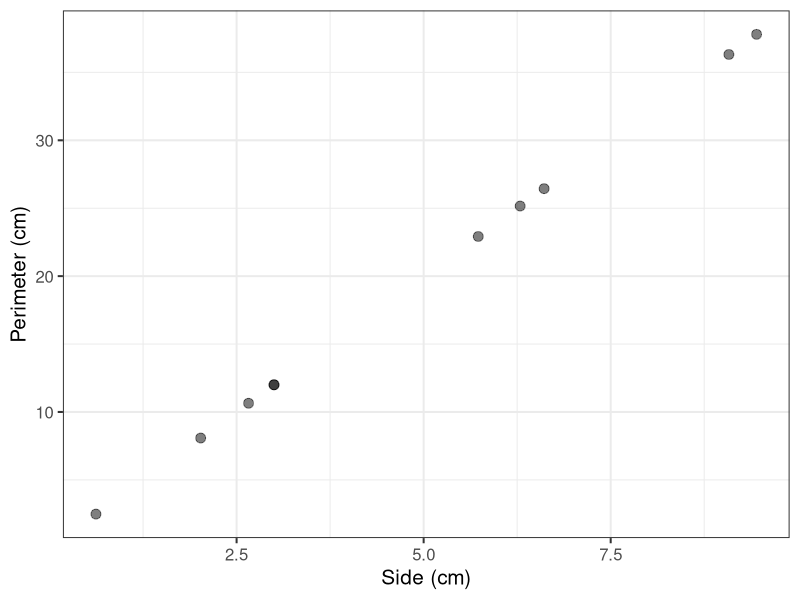
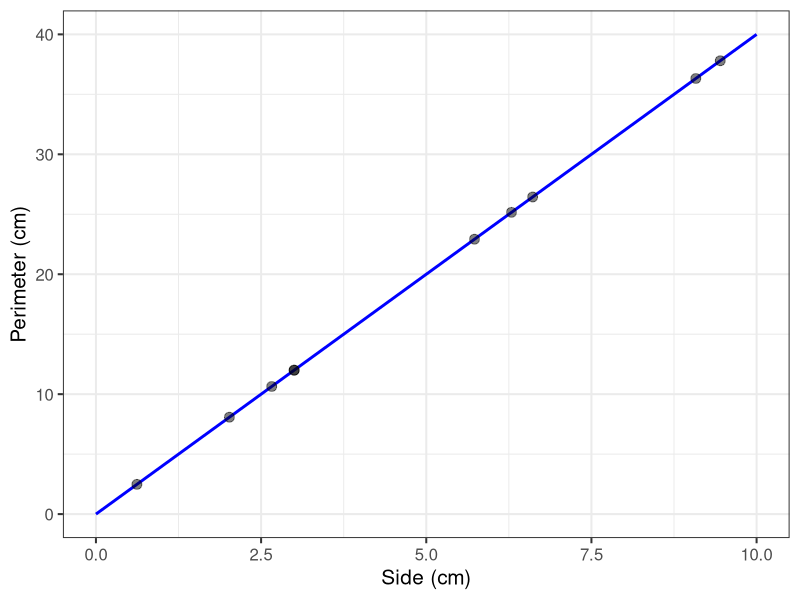
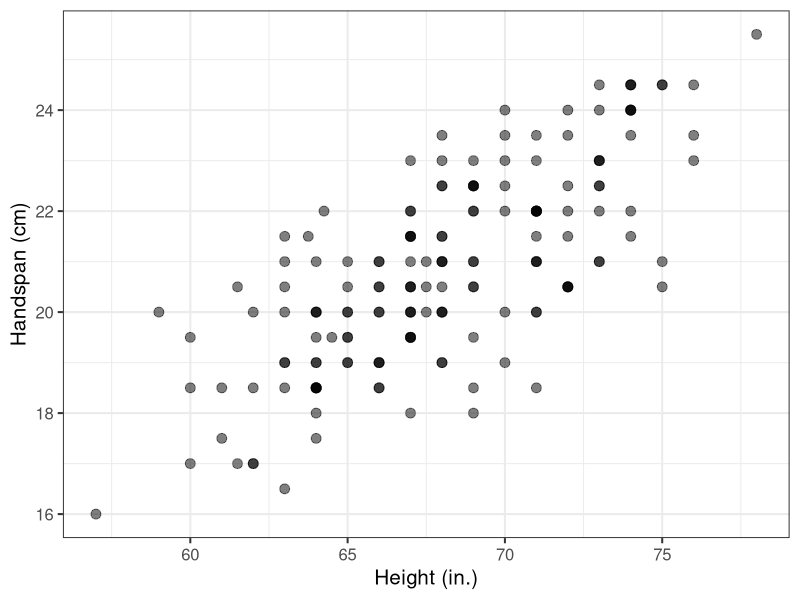
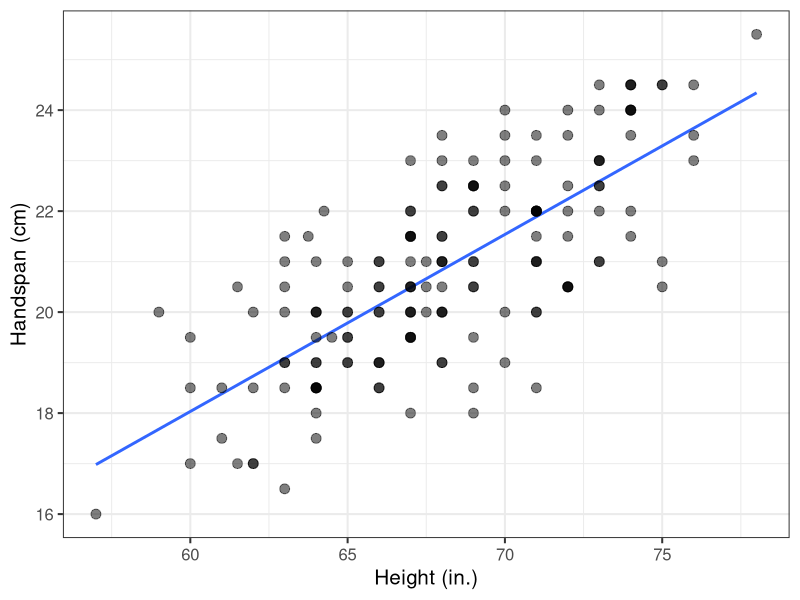
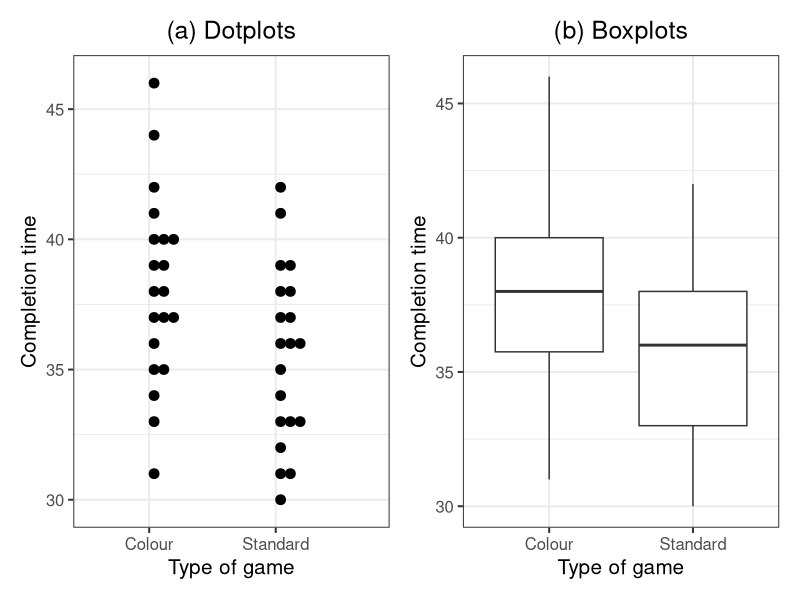
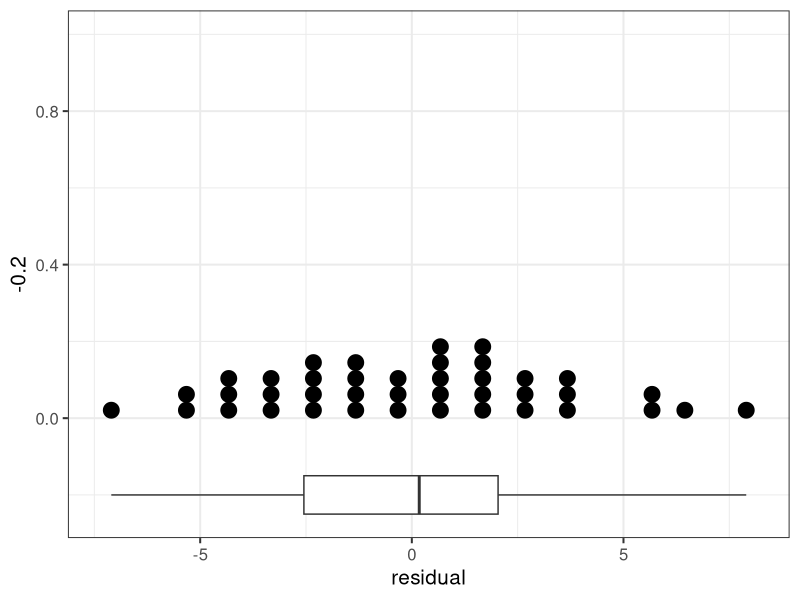
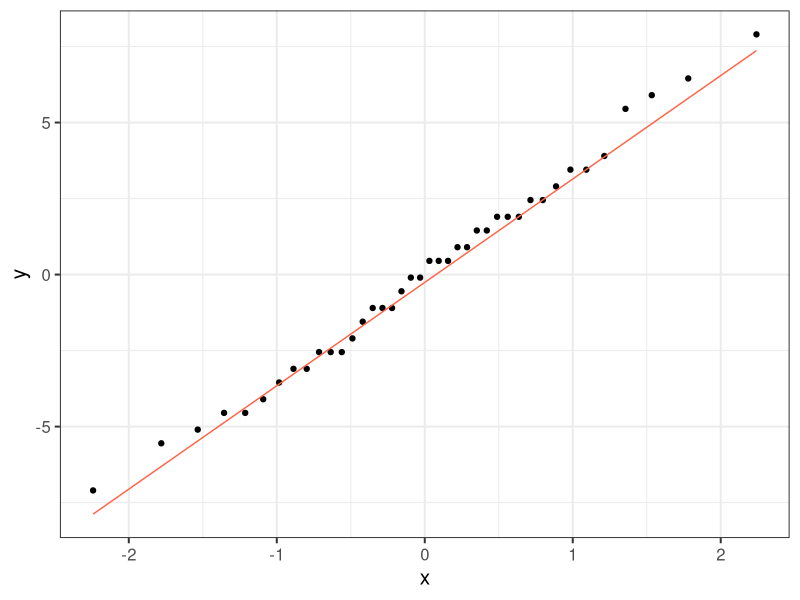
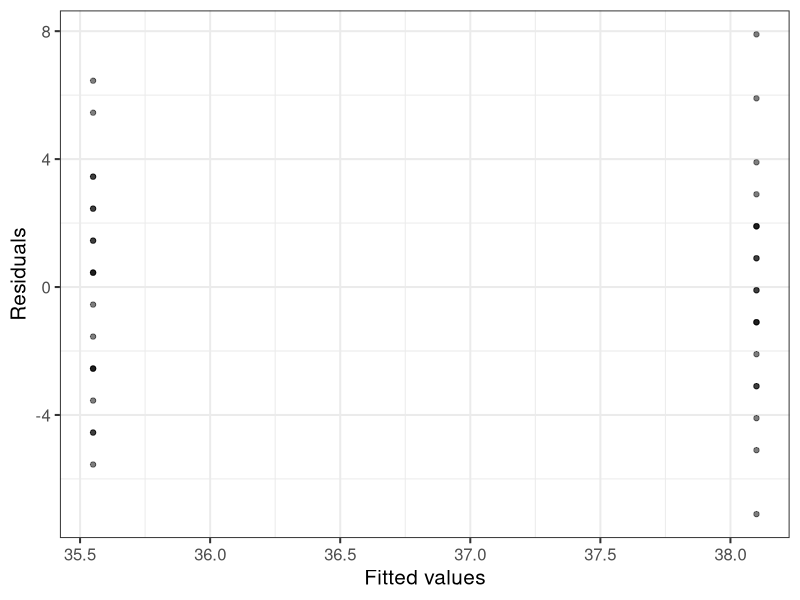

Write R code to recreate these figures, in order.
## ---- chunk 1
# Solutions
SHOW_SOLS = TRUE

# Chunk options
knitr::opts_chunk$set(
    message = FALSE, 
    warning = FALSE, 
    fig.align = 'center',
    out.width = '60%'
)

# ggplot settings
library(ggplot2)
theme_set(
  theme_bw(base_size = 15) + 
    theme(plot.title = element_text(hjust = 0.5))
)

# reproducibility
set.seed(1)
## ---- chunk 2
library(tidyverse)
library(kableExtra)

points_side <- runif(n = 10, min = 0, max = 10) %>% round(2)
points_side[c(2,6)] <- 3

points_perimeter <- 4 * points_side

squares <- tibble(side = points_side, 
                  perimeter = points_perimeter)

kable(squares, align = 'c',
      caption = 'Data on the side and perimeter of various squares.')  %>%
  kable_styling(full_width = FALSE) %>%
  column_spec(1:2, width = '10em') %>% 
  row_spec(c(2,6), background='lightyellow')
## ---- chunk 3
ggplot(squares, aes(x = side, y = perimeter)) +
  geom_point(size = 3, alpha = 0.5) +
  labs(x = 'Side (cm)', y = 'Perimeter (cm)')
## ---- chunk 4
squares <- squares %>%
  mutate(
    side_grid = seq(0, 10, length.out = 10),
    perimeter_grid = 4 * side_grid
  )

ggplot(squares) +
  geom_line(aes(x = side_grid, y = perimeter_grid), color = 'blue', size = 1) +
  geom_point(aes(x = side, y = perimeter), size = 3, alpha = 0.5) +
  labs(x = 'Side (cm)', y = 'Perimeter (cm)')
## ---- chunk 5
library(readxl)

handheight <- read_excel('data/handheight.xlsx')
names(handheight) <- snakecase::to_any_case(names(handheight))

kable(head(handheight), align = 'c', 
      caption = 'First six rows of the height and handspan data collected on 167 students.') %>%
  kable_styling(full_width = FALSE) %>%
  column_spec(1:3, width = '10em')
## ---- chunk 6
ggplot(handheight, aes(x = height, y = handspan)) +
  geom_point(size = 3, alpha = 0.5) +
  labs(x = 'Height (in.)', y = 'Handspan (cm)')
## ---- chunk 7
ggplot(handheight, aes(x=height, y=handspan)) +
  geom_smooth(method = 'lm', se = FALSE) +
  geom_point(size = 3, alpha = 0.5) +
  labs(x = 'Height (in.)', y = 'Handspan (cm)')
## ---- chunk 8
library(tidyverse)
library(patchwork)

perfection <- read_csv('data/perfection.csv')
head(perfection)
## ---- chunk 9
perfection <- perfection %>%
  mutate(type = factor(type))

head(perfection)
## ---- chunk 10
p1 <- ggplot(perfection, aes(x = type, y = time)) + 
  geom_dotplot(binaxis = "y", dotsize = 0.75, binwidth = 0.5) +
  labs(x = 'Type of game', y = 'Completion time', 
       title = "(a) Dotplots")

p2 <- ggplot(perfection, aes(x = type, y = time)) +
  geom_boxplot() +
  labs(x = 'Type of game', y = 'Completion time', 
       title = "(b) Boxplots")
## ---- chunk 11
p1 | p2
## ---- chunk 12
stats_time <- perfection %>%
  group_by(type) %>%
  summarise(sample_size = n(),
            mean_time = mean(time), 
            sd_time = sd(time))

stats_time
## ---- chunk 13
knitr::kable(stats_time, 
             digits = 2,
             caption='Descriptive statistics of completion time by game type.')
## ---- chunk 14
n1 <- stats_time$sample_size[1]
n2 <- stats_time$sample_size[2]

s1 <- stats_time$sd_time[1]
s2 <- stats_time$sd_time[2]

num <- (n1 - 1) * s1^2 + (n2 - 1) * s2^2
den <- (n1 + n2 - 2)
sp <- sqrt(num / den)
sp
## ---- chunk 15
ybar1 <- stats_time$mean_time[1]
ybar2 <- stats_time$mean_time[2]

perfection <- perfection %>%
  mutate(
    time_hat = ifelse(type == 'Colour', ybar1, ybar2)
  )

head(perfection)
## ---- chunk 16
perfection <- perfection %>%
  mutate(
    residual = time - time_hat
  )

head(perfection)
## ---- chunk 17
ggplot(perfection, aes(x = residual)) + 
  geom_dotplot(binaxis = "x", dotsize = 0.75, binwidth = 0.5) +
  geom_boxplot(aes(y = -0.2), width = 0.1)
## ---- chunk 18
ggplot(perfection, aes(sample=residual)) +
  geom_qq() +
  geom_qq_line(colour = 'tomato1')
  
## ---- chunk 19
shapiro.test(perfection$residual)
## ---- chunk 20
var.test(residual ~ type, data = perfection)
## ---- chunk 21
ggplot(perfection, aes(x=time_hat, y=residual)) +
  geom_point(alpha=0.5) +
  labs(x = 'Fitted values', y = 'Residuals')
## ---- chunk 22
t.test(time ~ type, data = perfection, var.equal=TRUE)
